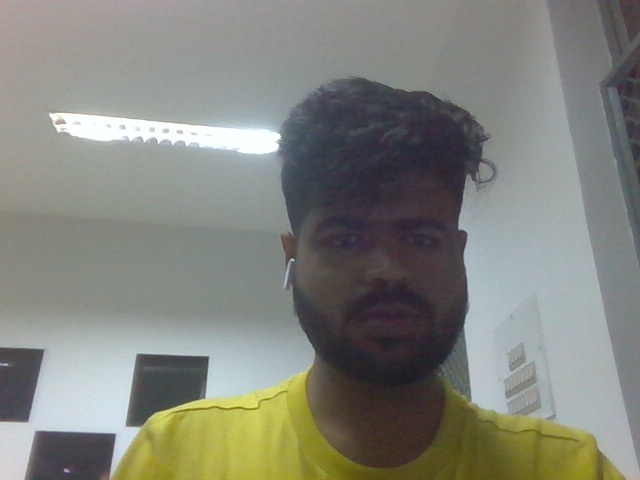
#> input picture Aditya.jpg, 640 x 480 px, given in place of the camera
$ jupyter execute face_recog_collector.ipynb
#> lines starting #> are read from the running program, lines starting #| are printed output that depends on the picture
[cell 1]
import cv2
import numpy as np
import os
detector = cv2.CascadeClassifier('haarcascade_frontalface_default.xml')

cap = cv2.VideoCapture(0)

name = input("Enter your name...")
#> the answer given: Aditya.jpg
frames = []
outputs = []
while True:
    ret, frame = cap.read()
#> frame is the input picture: shape (480, 640, 3); mean B, G, R 124.2, 131.9, 130.3
    gray = cv2.cvtColor(frame, cv2.COLOR_BGR2GRAY)
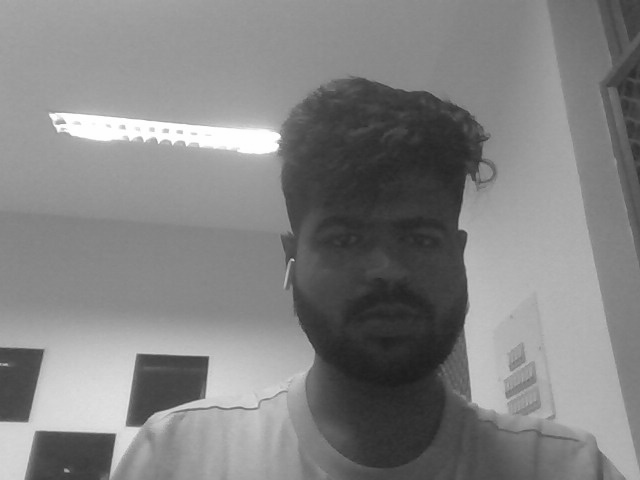
#> gray: shape (480, 640); min 28, max 255, mean 130.6

    faces = detector.detectMultiScale(frame)
#> faces = [[286, 169, 184, 184]]

    for face in faces:
        x, y, w, h = face
        cut = frame[y:y+h, x:x+w]

        fix = cv2.resize(cut, (100, 100))
        gray = cv2.cvtColor(fix, cv2.COLOR_BGR2GRAY)
#> this loop made 1 pass
#> pass 1, `cut = frame[y:y+h, x:x+w]`:
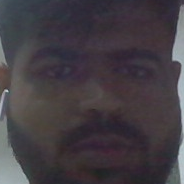
#> cut: shape (184, 184, 3); mean B, G, R 67.1, 61.3, 67.1
    cv2.imshow("My Frame", frame)
    cv2.imshow("My Face", gray)

    k = cv2.waitKey(5)
#> (key q is pressed here)
    if k == ord('q'):
        break

    if cv2.waitKey(5) == ord('c'):
        #cv2.imwrite(name + ".jpg", frame)
        frames.append(gray.flatten())
        outputs.append([name])

X = np.array(frames)
y = np.array(outputs)

data = np.hstack([y, X])

f_name = "face_data.npy"

# For file exits or not refer sr.py down
if os.path.exists(f_name):
    old_data = np.load(f_name)
    data = np.vstack([old_data, data])

np.save(f_name, data)
cap.release()
cv2.destroyAllWindows()
